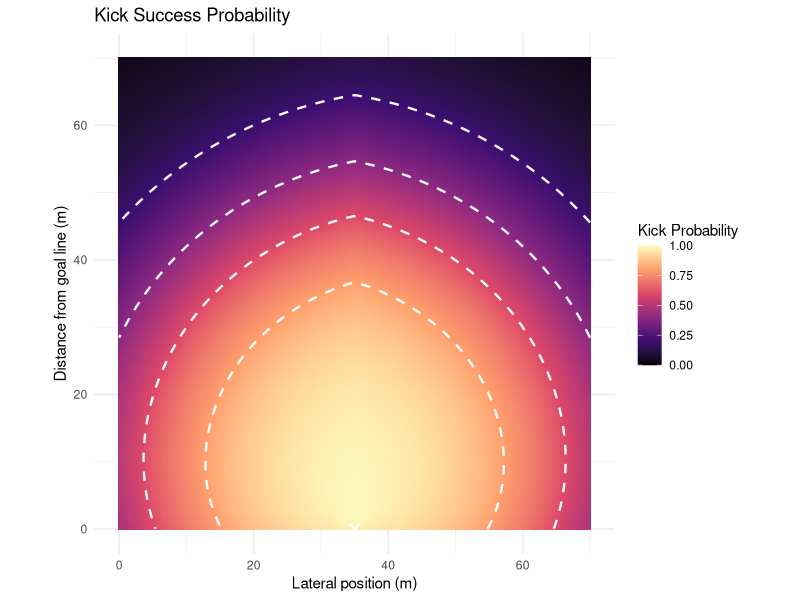
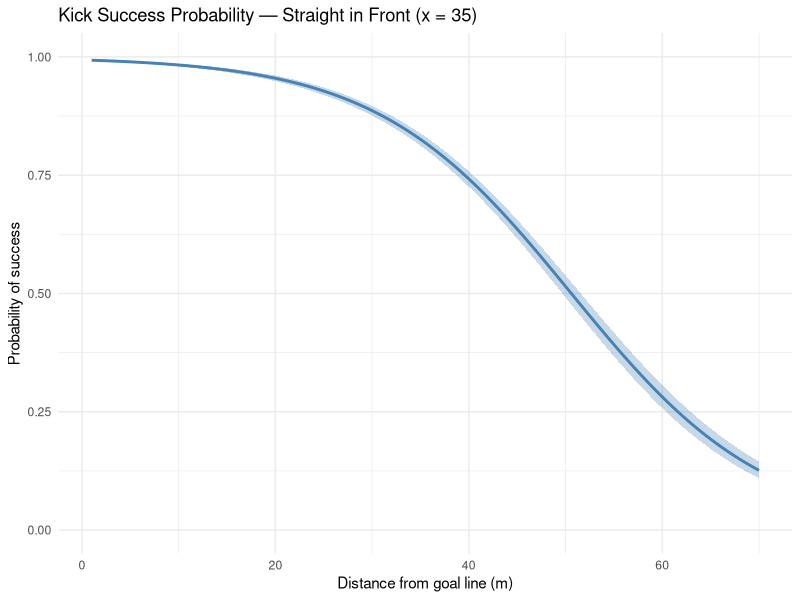

Here is the R script that generated these plots, in order:
# run from project root; standalone (loads GAM from data/)
library(mgcv)
library(tidyverse)
library(tidyr)
library(dplyr)
library(ggplot2)

###############################
### KICKING EXPECTED POINTS ###
###############################

# Load in Penalty Estimated Success Prob

kick_data <- read.csv("data/Goal kicking data.csv")

# Defining Variables

# X1.Metres = distance from left touchline
# Y1.Metres = distance from kicker's team goalline

# Renaming to x and y

kick_data <- kick_data %>%
  rename(x = X1.Metres) %>%
  mutate(
    y = 100 - Y1.Metres
  )

# Filtering for penalty kicks
  
kick_data <- kick_data %>%
  filter(Type == 2)

# Defining makes or misses
kick_data <- kick_data %>%
  mutate(make = ifelse(Quality == 1, 1, 0))

# Filtering for columns that I need

kick_data_small <- kick_data %>%
  select(x, y, make, Distance, PlayerID)

# Computing angle of each kick

kick_data_small <- kick_data_small %>%
  mutate(
    angle = atan2(abs(x - 35), y) * (180 / pi)
  )

# Simple Model

model <- glm(make ~ angle + Distance, 
             family = binomial(link = "logit"), 
             data = kick_data_small)

summary(model)

# Confidence intervals for coefficients
confint(model)

# Predicted probabilities with uncertainty
pred <- predict(model, type = "response", se.fit = TRUE)
kick_data$fitted_prob <- pred$fit
kick_data$lower <- pred$fit - 1.96 * pred$se.fit
kick_data$upper <- pred$fit + 1.96 * pred$se.fit


# Grid of x and y values
grid <- expand.grid(
  x = seq(0, 70, length.out = 200),
  y = seq(0, 70, length.out = 200)
)

# Compute angle and distance to posts (x=35, y=0)
grid <- grid %>%
  mutate(
    angle = atan2(abs(x - 35), y) * (180 / pi),
    Distance = sqrt((x - 35)^2 + y^2)
  )

# Predict probabilities
grid$prob <- predict(model, newdata = grid, type = "response")

# Contour thresholds
thresholds <- c(0.2, 0.4, 0.6, 0.8)

# Plot
kick_prob_plot <- ggplot(grid, aes(x = x, y = y, fill = prob)) +
  geom_tile() +
  geom_contour(aes(z = prob),
               breaks = thresholds,
               color = "white",
               linewidth = 0.8,
               linetype = "dashed") +
  scale_fill_viridis_c(option = "magma", name = "Kick Probability",
                       limits = c(0, 1)) +
  geom_point(aes(x = 35, y = 0), color = "white", size = 3, shape = 4) +
  coord_fixed() +
  labs(
    title = "Kick Success Probability",
    x = "Lateral position (m)",
    y = "Distance from goal line (m)"
  ) +
  theme_minimal()

kick_prob_plot

# Showing confidence interval

# Cross section: straight in front of posts (x = 35), vary distance
cross_section <- data.frame(
  y = seq(1, 70, length.out = 200),
  x = 35
) %>%
  mutate(
    angle = atan2(abs(x - 35), y) * (180 / pi),
    Distance = sqrt((x - 35)^2 + y^2)
  )

# Predict with standard errors (on log-odds scale, then transform)
pred <- predict(model, newdata = cross_section, type = "link", se.fit = TRUE)

cross_section <- cross_section %>%
  mutate(
    fit_logit = pred$fit,
    se = pred$se.fit,
    prob = plogis(fit_logit),
    lower = plogis(fit_logit - 1.96 * se),
    upper = plogis(fit_logit + 1.96 * se)
  )

# Plot
ggplot(cross_section, aes(x = y)) +
  geom_ribbon(aes(ymin = lower, ymax = upper), fill = "steelblue", alpha = 0.3) +
  geom_line(aes(y = prob), color = "steelblue", linewidth = 1) +
  labs(
    title = "Kick Success Probability — Straight in Front (x = 35)",
    x = "Distance from goal line (m)",
    y = "Probability of success"
  ) +
  scale_y_continuous(limits = c(0, 1)) +
  theme_minimal()
